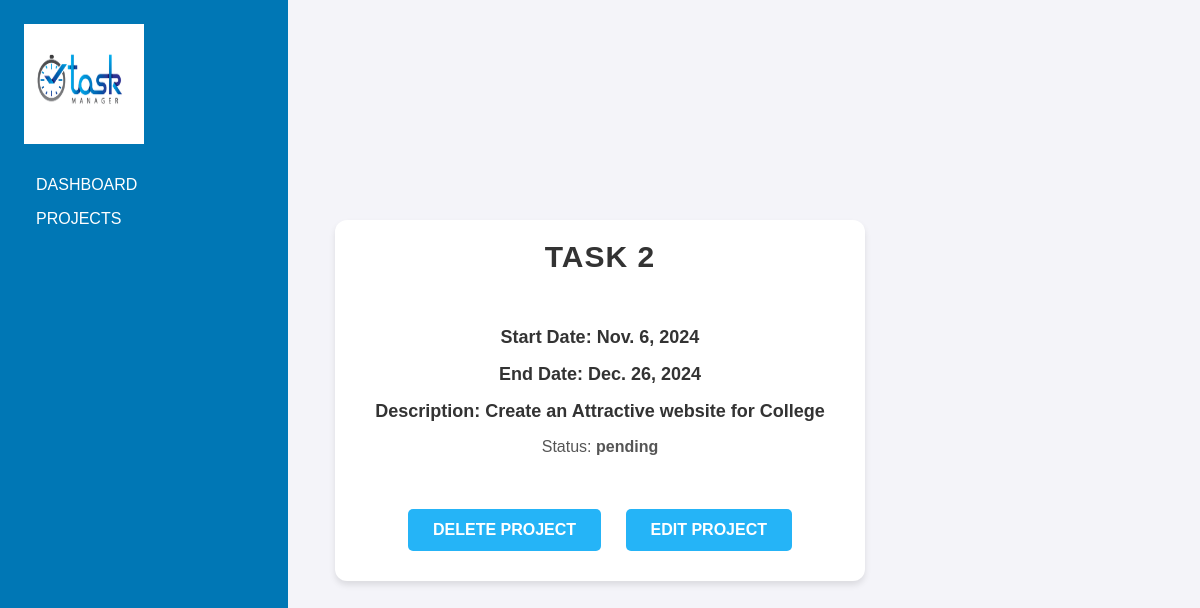
The app's page /detail/8 with its own data.
### appli/models.py (models this page shows, shortened)
class addproject(models.Model):
    name = models.CharField(max_length=200)
    descrption = models.TextField(max_length=1000)
    start_date = models.DateField()
    end_date = models.DateField()
    status = models.CharField(max_length=20)

### appli/views.py (the view)
# urls.py: path('detail/<int:pk>',Detailproject.as_view(),name='detail'),
class Detailproject(DetailView):
    model=addproject
    template_name='detailes.html'
    context_object_name='blg'

### appli/templates/detailes.html (shortened to what this page needs)
{% extends 'home.html' %}
{% load static %}
{% block content %}
  <div class="card">
    <div class="card-body">
      <h3 class="card-title1">{{ blg.name }}</h3>
      <div class="card-text2">
        <h6 class="card-title">Start Date: {{ blg.start_date }}</h6>
        <h6 class="card-title">End Date: {{ blg.end_date }}</h6>
        <h6 class="card-title">Description: {{ blg.descrption }}</h6>
        <p>Status: <strong>{{ blg.status }}</strong></p>
      </div>
      <div>
        <a href="{% url 'delete' blg.pk %}" class="but">Delete Project</a>
        <a href="{% url 'update' blg.pk %}" class="but">Edit Project</a>
      </div>
    </div>
  </div>
{% endblock %}

### appli/templates/home.html (style rules this page uses)
* { margin: 0; padding: 0; }

### appli/templates/detailes.html (style rules this page uses)
body { font-family: 'Arial', sans-serif; margin: 0; padding: 0; background-color: #f4f4f9; display: flex; justify-content: center; align-items: center; height: 100vh; }
.card { background-color: #fff; box-shadow: 0 4px 6px rgba(0, 0, 0, 0.1); border-radius: 12px; overflow: hidden; text-align: center; transition: transform 0.3s ease, box-shadow 0.3s ease; }
.card-title1 { color: #333; font-size: 30px; margin: 20px 0; font-weight: bold; text-transform: uppercase; letter-spacing: 1px; }
.card-text2 { padding: 20px; font-size: 16px; color: #555; line-height: 1.5; margin: 20px 0; }
.but { color: white; border: none; background-color: rgb(37, 180, 247); text-decoration: none; padding: 12px 25px; border-radius: 5px; font-size: 16px; font-weight: bold; text-transform: uppercase; margin: 10px; display: inline-block; transition: background-color 0.3s ease, color 0.3s ease; }
.card-body { margin: 20px; }
h6.card-title { font-size: 18px; font-weight: bold; color: #333; margin: 10px 0; }

### records on screen
addproject: name "TASK 2", start_date "Nov. 6, 2024", end_date "Dec. 26, 2024", descrption "Create an Attractive website for College", status "pending"
